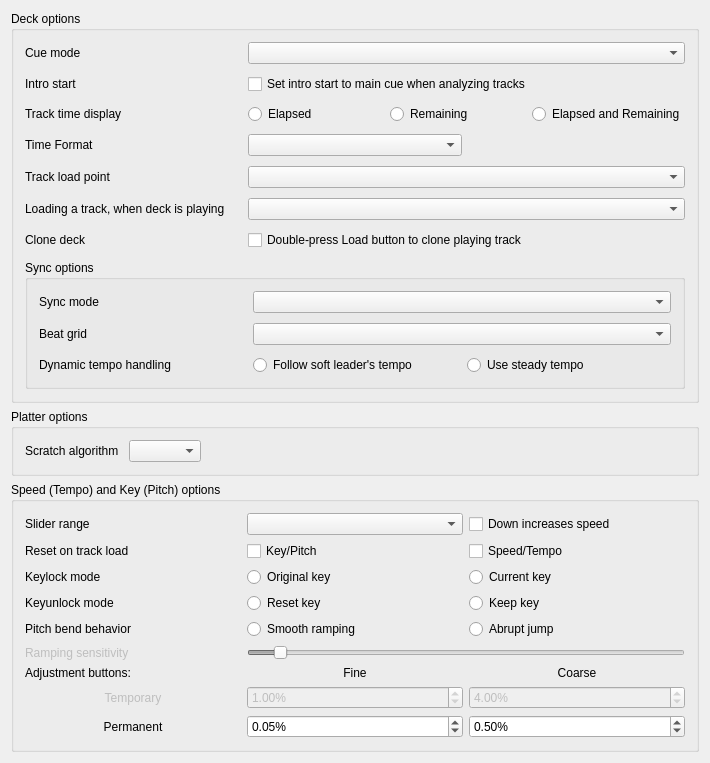
<?xml version="1.0" encoding="UTF-8"?>
<ui version="4.0">
 <class>DlgPrefDeckDlg</class>
 <widget class="QWidget" name="DlgPrefDeckDlg">
  <property name="geometry">
   <rect>
    <x>0</x>
    <y>0</y>
    <width>710</width>
    <height>723</height>
   </rect>
  </property>
  <property name="windowTitle">
   <string>Deck Preferences</string>
  </property>
  <layout class="QGridLayout" name="gridLayout_3">
   <item row="0" column="0">
    <widget class="QGroupBox" name="groupBoxDeckOptions">
     <property name="title">
      <string>Deck options</string>
     </property>
     <layout class="QGridLayout" name="GridLayout1">
      <property name="spacing">
       <number>10</number>
      </property>
      <item row="5" column="0">
       <widget class="QLabel" name="labelLoadWhenDeckPlaying">
        <property name="text">
         <string>Loading a track, when deck is playing</string>
        </property>
        <property name="buddy">
         <cstring>comboBoxLoadWhenDeckPlaying</cstring>
        </property>
       </widget>
      </item>
      <item row="0" column="0">
       <widget class="QLabel" name="labelCueMode">
        <property name="text">
         <string>Cue mode</string>
        </property>
        <property name="openExternalLinks">
         <bool>true</bool>
        </property>
        <property name="buddy">
         <cstring>ComboBoxCueMode</cstring>
        </property>
       </widget>
      </item>
      <item row="4" column="1" colspan="2">
       <widget class="QComboBox" name="comboBoxLoadPoint"/>
      </item>
      <item row="1" column="1" colspan="2">
       <widget class="QCheckBox" name="checkBoxIntroStartMove">
        <property name="toolTip">
         <string>When the analyzer places the intro start point automatically,
it will place it at the main cue point if the main cue point has been set previously.
This may be helpful for upgrading to Mixxx 2.3 from earlier versions.

If this option is disabled, the intro start point is automatically placed at the first sound.</string>
        </property>
        <property name="text">
         <string>Set intro start to main cue when analyzing tracks</string>
        </property>
       </widget>
      </item>
      <item row="1" column="0">
       <widget class="QLabel" name="labelIntroStartMove">
        <property name="text">
         <string>Intro start</string>
        </property>
        <property name="buddy">
         <cstring>ComboBoxCueMode</cstring>
        </property>
       </widget>
      </item>
      <item row="0" column="1" colspan="2">
       <widget class="QComboBox" name="ComboBoxCueMode">
        <property name="toolTip">
         <string>Mixxx mode:
- Cue button while pause at cue point = preview
- Cue button while pause not at cue point = set cue point
- Cue button while playing = pause at cue point
Mixxx mode (no blinking):
- Same as Mixxx mode but with no blinking indicators
Pioneer mode:
- Same as Mixxx mode with a flashing play button
Denon mode:
- Cue button at cue point = preview
- Cue button not at cue point = pause at cue point
- Play = set cue point
Numark mode:
- Same as Denon mode, but without a flashing play button
CUP mode:
- Cue button while pause at cue point = play after release
- Cue button while pause not at cue point = set cue point and play after release
- Cue button while playing = go to cue point and play after release
</string>
        </property>
       </widget>
      </item>
      <item row="6" column="0">
       <widget class="QLabel" name="labelCloneDeckOnLoadDoubleTap">
        <property name="text">
         <string>Clone deck</string>
        </property>
        <property name="buddy">
         <cstring>checkBoxCloneDeckOnLoadDoubleTap</cstring>
        </property>
       </widget>
      </item>
      <item row="3" column="0">
       <widget class="QLabel" name="labelTimeDisplay">
        <property name="text">
         <string>Time Format</string>
        </property>
       </widget>
      </item>
      <item row="3" column="1">
       <widget class="QComboBox" name="comboBoxTimeFormat"/>
      </item>
      <item row="4" column="0">
       <widget class="QLabel" name="labelLoadPoint">
        <property name="text">
         <string>Track load point</string>
        </property>
       </widget>
      </item>
      <item row="2" column="0">
       <widget class="QLabel" name="labelPositionDisplay">
        <property name="enabled">
         <bool>true</bool>
        </property>
        <property name="font">
         <font/>
        </property>
        <property name="text">
         <string>Track time display</string>
        </property>
        <property name="wordWrap">
         <bool>false</bool>
        </property>
        <property name="buddy">
         <cstring>radioButtonElapsed</cstring>
        </property>
       </widget>
      </item>
      <item row="5" column="1" colspan="2">
       <widget class="QComboBox" name="comboBoxLoadWhenDeckPlaying"/>
      </item>
      <item row="2" column="1" colspan="2">
       <layout class="QHBoxLayout" name="horizontalLayout">
        <item>
         <widget class="QRadioButton" name="radioButtonElapsed">
          <property name="text">
           <string>Elapsed</string>
          </property>
          <attribute name="buttonGroup">
           <string notr="true">buttonGroupTrackTime</string>
          </attribute>
         </widget>
        </item>
        <item>
         <widget class="QRadioButton" name="radioButtonRemaining">
          <property name="text">
           <string>Remaining</string>
          </property>
          <attribute name="buttonGroup">
           <string notr="true">buttonGroupTrackTime</string>
          </attribute>
         </widget>
        </item>
        <item>
         <widget class="QRadioButton" name="radioButtonElapsedAndRemaining">
          <property name="text">
           <string>Elapsed and Remaining</string>
          </property>
          <attribute name="buttonGroup">
           <string notr="true">buttonGroupTrackTime</string>
          </attribute>
         </widget>
        </item>
       </layout>
      </item>
      <item row="6" column="1" colspan="2">
       <widget class="QCheckBox" name="checkBoxCloneDeckOnLoadDoubleTap">
        <property name="toolTip">
         <string>Create a playing clone of the first playing deck by double-tapping a Load button on a controller or keyboard.
You can always drag-and-drop tracks on screen to clone a deck.</string>
        </property>
        <property name="text">
         <string>Double-press Load button to clone playing track</string>
        </property>
       </widget>
      </item>
      <item row="7" column="0" colspan="3">
       <widget class="QGroupBox" name="groupBoxSyncOptions">
        <property name="title">
         <string>Sync options</string>
        </property>
        <layout class="QGridLayout" name="gridLayoutSyncOptions">
         <property name="spacing">
          <number>10</number>
         </property>
         <item row="0" column="0">
          <widget class="QLabel" name="labelSyncType">
           <property name="text">
            <string>Sync mode</string>
           </property>
           <property name="buddy">
            <cstring>comboBoxSyncType</cstring>
           </property>
          </widget>
         </item>
         <item row="0" column="1" colspan="2">
          <widget class="QComboBox" name="comboBoxSyncType"/>
         </item>
         <item row="1" column="0">
          <widget class="QLabel" name="labelSyncGrid">
           <property name="text">
            <string>Beat grid</string>
           </property>
           <property name="buddy">
            <cstring>comboBoxSyncGrid</cstring>
           </property>
          </widget>
         </item>
         <item row="1" column="1" colspan="2">
          <widget class="QComboBox" name="comboBoxSyncGrid">
           <property name="toolTip">
            <string>With Grid Lock: the beat grid a synced track snaps to when it starts, relative to the master. Whole keeps the beats on top of each other.</string>
           </property>
          </widget>
         </item>
         <item row="2" column="0">
           <widget class="QLabel" name="labelSyncMode">
            <property name="text">
             <string>Dynamic tempo handling</string>
            </property>
            <property name="openExternalLinks">
             <bool>true</bool>
            </property>
           </widget>
         </item>
         <item row="2" column="1">
           <widget class="QRadioButton" name="radioButtonSoftLeader">
            <property name="toolTip">
             <string>Apply tempo changes from a soft-leading track (usually the leaving track in a transition) to the follower tracks. After the transition, the follower track will continue with the previous leader's very last tempo. Changes from explicit selected leaders are always applied.</string>
            </property>
            <property name="text">
             <string>Follow soft leader's tempo</string>
            </property>
            <attribute name="buttonGroup">
             <string notr="true">buttonGroupSyncMode</string>
            </attribute>
           </widget>
         </item>
         <item row="2" column="2">
           <widget class="QRadioButton" name="radioButtonLockBpm">
            <property name="toolTip">
             <string>The tempo of a previous soft leader track at the beginning of the transition is kept steady. After the transition, the follower track will maintain this original tempo. This technique serves as a workaround to avoid dynamic tempo changes, as seen during the outro of rubato-style tracks. For instance, it prevents the follower track from continuing with a slowed-down tempo of the soft leader. This corresponds to the behavior before Mixxx 2.4. Changes from explicit selected leaders are always applied.</string>
            </property>
            <property name="text">
             <string>Use steady tempo</string>
            </property>
            <attribute name="buttonGroup">
             <string notr="true">buttonGroupSyncMode</string>
            </attribute>
           </widget>
         </item>
        </layout>
       </widget>
      </item>
     </layout>
    </widget>
   </item>
   <item row="1" column="0">
    <widget class="QGroupBox" name="groupBoxPlatterOptions">
     <property name="title">
      <string>Platter options</string>
     </property>
     <layout class="QGridLayout" name="gridLayoutPlatterOptions">
      <property name="spacing">
       <number>10</number>
      </property>
      <item row="0" column="0">
       <widget class="QLabel" name="labelScratchAlgorithm">
        <property name="text">
         <string>Scratch algorithm</string>
        </property>
        <property name="buddy">
         <cstring>comboBoxScratchAlgorithm</cstring>
        </property>
       </widget>
      </item>
      <item row="0" column="1">
       <widget class="QComboBox" name="comboBoxScratchAlgorithm">
        <property name="toolTip">
         <string>How a deck renders the track when you scratch, and whenever key lock is off.</string>
        </property>
       </widget>
      </item>
      <item row="0" column="2">
       <spacer name="horizontalSpacerPlatter">
        <property name="orientation">
         <enum>Qt::Horizontal</enum>
        </property>
        <property name="sizeHint" stdset="0">
         <size>
          <width>40</width>
          <height>20</height>
         </size>
        </property>
       </spacer>
      </item>
     </layout>
    </widget>
   </item>
   <item row="2" column="0">
    <widget class="QGroupBox" name="groupBoxSpeedPitchOptions">
     <property name="title">
      <string>Speed (Tempo) and Key (Pitch) options</string>
     </property>
     <layout class="QGridLayout" name="gridLayout_7">
      <item row="0" column="0">
       <layout class="QGridLayout" name="GridLayoutSpeedOptions">
        <item row="11" column="2">
         <widget class="QDoubleSpinBox" name="spinBoxPermanentRateCoarse">
          <property name="toolTip">
           <string>Permanent rate change when left-clicking</string>
          </property>
          <property name="accelerated">
           <bool>true</bool>
          </property>
          <property name="suffix">
           <string>%</string>
          </property>
          <property name="decimals">
           <number>2</number>
          </property>
          <property name="minimum">
           <double>0.010000000000000</double>
          </property>
          <property name="maximum">
           <double>10.000000000000000</double>
          </property>
          <property name="singleStep">
           <double>0.010000000000000</double>
          </property>
          <property name="value">
           <double>0.500000000000000</double>
          </property>
         </widget>
        </item>
        <item row="11" column="1">
         <widget class="QDoubleSpinBox" name="spinBoxPermanentRateFine">
          <property name="toolTip">
           <string>Permanent rate change when right-clicking</string>
          </property>
          <property name="accelerated">
           <bool>true</bool>
          </property>
          <property name="suffix">
           <string>%</string>
          </property>
          <property name="decimals">
           <number>2</number>
          </property>
          <property name="minimum">
           <double>0.010000000000000</double>
          </property>
          <property name="maximum">
           <double>10.000000000000000</double>
          </property>
          <property name="singleStep">
           <double>0.010000000000000</double>
          </property>
          <property name="value">
           <double>0.050000000000000</double>
          </property>
         </widget>
        </item>
        <item row="1" column="0">
         <widget class="QLabel" name="labelSpeedPitchReset">
          <property name="text">
           <string>Reset on track load</string>
          </property>
          <property name="buddy">
           <cstring>checkBoxResetPitch</cstring>
          </property>
         </widget>
        </item>
        <item row="3" column="2">
         <widget class="QRadioButton" name="radioButtonCurrentKey">
          <property name="text">
           <string>Current key</string>
          </property>
          <attribute name="buttonGroup">
           <string notr="true">buttonGroupKeyLockMode</string>
          </attribute>
         </widget>
        </item>
        <item row="10" column="1">
         <widget class="QDoubleSpinBox" name="spinBoxTemporaryRateFine">
          <property name="enabled">
           <bool>false</bool>
          </property>
          <property name="toolTip">
           <string>Temporary rate change when right-clicking</string>
          </property>
          <property name="accelerated">
           <bool>true</bool>
          </property>
          <property name="suffix">
           <string>%</string>
          </property>
          <property name="decimals">
           <number>2</number>
          </property>
          <property name="minimum">
           <double>0.010000000000000</double>
          </property>
          <property name="maximum">
           <double>10.000000000000000</double>
          </property>
          <property name="singleStep">
           <double>0.010000000000000</double>
          </property>
          <property name="value">
           <double>1.000000000000000</double>
          </property>
         </widget>
        </item>
        <item row="11" column="0">
         <widget class="QLabel" name="labelSpeedPermanent">
          <property name="text">
           <string>Permanent</string>
          </property>
          <property name="alignment">
           <set>Qt::AlignCenter</set>
          </property>
         </widget>
        </item>
        <item row="7" column="1" colspan="2">
         <widget class="QSlider" name="SliderRateRampSensitivity">
          <property name="enabled">
           <bool>false</bool>
          </property>
          <property name="minimum">
           <number>100</number>
          </property>
          <property name="maximum">
           <number>2500</number>
          </property>
          <property name="singleStep">
           <number>50</number>
          </property>
          <property name="value">
           <number>250</number>
          </property>
          <property name="orientation">
           <enum>Qt::Horizontal</enum>
          </property>
         </widget>
        </item>
        <item row="10" column="0">
         <widget class="QLabel" name="labelSpeedTemporary">
          <property name="enabled">
           <bool>false</bool>
          </property>
          <property name="text">
           <string>Temporary</string>
          </property>
          <property name="alignment">
           <set>Qt::AlignCenter</set>
          </property>
         </widget>
        </item>
        <item row="3" column="0">
         <widget class="QLabel" name="labelKeylockMode">
          <property name="text">
           <string>Keylock mode</string>
          </property>
          <property name="buddy">
           <cstring>radioButtonOriginalKey</cstring>
          </property>
         </widget>
        </item>
        <item row="7" column="0">
         <widget class="QLabel" name="labelSpeedRampSensitivity">
          <property name="enabled">
           <bool>false</bool>
          </property>
          <property name="text">
           <string>Ramping sensitivity</string>
          </property>
          <property name="buddy">
           <cstring>SliderRateRampSensitivity</cstring>
          </property>
         </widget>
        </item>
        <item row="6" column="0">
         <widget class="QLabel" name="labelSpeedBendBehavior">
          <property name="text">
           <string>Pitch bend behavior</string>
          </property>
          <property name="buddy">
           <cstring>radioButtonRateRampModeStepping</cstring>
          </property>
         </widget>
        </item>
        <item row="3" column="1">
         <widget class="QRadioButton" name="radioButtonOriginalKey">
          <property name="text">
           <string>Original key</string>
          </property>
          <attribute name="buttonGroup">
           <string notr="true">buttonGroupKeyLockMode</string>
          </attribute>
         </widget>
        </item>
        <item row="10" column="2">
         <widget class="QDoubleSpinBox" name="spinBoxTemporaryRateCoarse">
          <property name="enabled">
           <bool>false</bool>
          </property>
          <property name="toolTip">
           <string>Temporary rate change when left-clicking</string>
          </property>
          <property name="accelerated">
           <bool>true</bool>
          </property>
          <property name="suffix">
           <string>%</string>
          </property>
          <property name="decimals">
           <number>2</number>
          </property>
          <property name="minimum">
           <double>0.010000000000000</double>
          </property>
          <property name="maximum">
           <double>10.000000000000000</double>
          </property>
          <property name="singleStep">
           <double>0.010000000000000</double>
          </property>
          <property name="value">
           <double>4.000000000000000</double>
          </property>
         </widget>
        </item>
        <item row="1" column="2">
         <widget class="QCheckBox" name="checkBoxResetSpeed">
          <property name="text">
           <string>Speed/Tempo</string>
          </property>
         </widget>
        </item>
        <item row="1" column="1">
         <widget class="QCheckBox" name="checkBoxResetPitch">
          <property name="text">
           <string>Key/Pitch</string>
          </property>
         </widget>
        </item>
        <item row="9" column="0">
         <widget class="QLabel" name="labelSpeedAdjustment">
          <property name="text">
           <string>Adjustment buttons:</string>
          </property>
         </widget>
        </item>
        <item row="9" column="2">
         <widget class="QLabel" name="labelSpeedCoarse">
          <property name="enabled">
           <bool>true</bool>
          </property>
          <property name="font">
           <font/>
          </property>
          <property name="toolTip">
           <string/>
          </property>
          <property name="text">
           <string>Coarse</string>
          </property>
          <property name="alignment">
           <set>Qt::AlignCenter</set>
          </property>
          <property name="wordWrap">
           <bool>false</bool>
          </property>
          <property name="buddy">
           <cstring>spinBoxPermanentRateCoarse</cstring>
          </property>
         </widget>
        </item>
        <item row="9" column="1">
         <widget class="QLabel" name="labelSpeedFine">
          <property name="enabled">
           <bool>true</bool>
          </property>
          <property name="font">
           <font/>
          </property>
          <property name="toolTip">
           <string/>
          </property>
          <property name="text">
           <string>Fine</string>
          </property>
          <property name="alignment">
           <set>Qt::AlignCenter</set>
          </property>
          <property name="wordWrap">
           <bool>false</bool>
          </property>
          <property name="buddy">
           <cstring>spinBoxPermanentRateFine</cstring>
          </property>
         </widget>
        </item>
        <item row="0" column="2">
         <widget class="QCheckBox" name="checkBoxInvertSpeedSlider">
          <property name="toolTip">
           <string>Make the speed sliders work like those on DJ turntables and CDJs where moving downward increases the speed</string>
          </property>
          <property name="text">
           <string>Down increases speed</string>
          </property>
         </widget>
        </item>
        <item row="0" column="0">
         <widget class="QLabel" name="labelSpeedSliderrange">
          <property name="enabled">
           <bool>true</bool>
          </property>
          <property name="font">
           <font/>
          </property>
          <property name="text">
           <string>Slider range</string>
          </property>
          <property name="wordWrap">
           <bool>false</bool>
          </property>
          <property name="buddy">
           <cstring>ComboBoxRateRange</cstring>
          </property>
         </widget>
        </item>
        <item row="0" column="1">
         <widget class="QComboBox" name="ComboBoxRateRange">
          <property name="font">
           <font/>
          </property>
          <property name="toolTip">
           <string>Adjusts the range of the speed (Vinyl &quot;Pitch&quot;) slider.</string>
          </property>
         </widget>
        </item>
        <item row="6" column="2">
         <widget class="QRadioButton" name="radioButtonRateRampModeStepping">
          <property name="text">
           <string>Abrupt jump</string>
          </property>
          <attribute name="buttonGroup">
           <string notr="true">buttonGroupSpeedBendBehavior</string>
          </attribute>
         </widget>
        </item>
        <item row="6" column="1">
         <widget class="QRadioButton" name="radioButtonRateRampModeLinear">
          <property name="toolTip">
           <string>Smoothly adjusts deck speed when temporary change buttons are held down</string>
          </property>
          <property name="text">
           <string>Smooth ramping</string>
          </property>
          <attribute name="buttonGroup">
           <string notr="true">buttonGroupSpeedBendBehavior</string>
          </attribute>
         </widget>
        </item>
        <item row="4" column="0">
         <widget class="QLabel" name="labelKeyunlockMode">
          <property name="text">
           <string>Keyunlock mode</string>
          </property>
         </widget>
        </item>
        <item row="4" column="1">
         <widget class="QRadioButton" name="radioButtonResetUnlockedKey">
          <property name="text">
           <string>Reset key</string>
          </property>
          <attribute name="buttonGroup">
           <string notr="true">buttonGroupKeyUnlockMode</string>
          </attribute>
         </widget>
        </item>
        <item row="4" column="2">
         <widget class="QRadioButton" name="radioButtonKeepUnlockedKey">
          <property name="text">
           <string>Keep key</string>
          </property>
          <attribute name="buttonGroup">
           <string notr="true">buttonGroupKeyUnlockMode</string>
          </attribute>
         </widget>
        </item>
        <item row="5" column="0">
         <spacer name="verticalSpacer1">
          <property name="orientation">
           <enum>Qt::Vertical</enum>
          </property>
          <property name="sizeHint" stdset="0">
           <size>
            <width>20</width>
            <height>15</height>
           </size>
          </property>
         </spacer>
        </item>
       </layout>
      </item>
     </layout>
    </widget>
   </item>
   <item row="3" column="0">
    <spacer name="verticalSpacer2">
     <property name="orientation">
      <enum>Qt::Vertical</enum>
     </property>
     <property name="sizeHint" stdset="0">
      <size>
       <width>20</width>
       <height>40</height>
      </size>
     </property>
    </spacer>
   </item>
  </layout>
 </widget>
 <layoutdefault spacing="6" margin="11"/>
 <tabstops>
  <tabstop>ComboBoxCueMode</tabstop>
  <tabstop>checkBoxIntroStartMove</tabstop>
  <tabstop>radioButtonElapsed</tabstop>
  <tabstop>radioButtonRemaining</tabstop>
  <tabstop>radioButtonElapsedAndRemaining</tabstop>
  <tabstop>comboBoxTimeFormat</tabstop>
  <tabstop>comboBoxLoadPoint</tabstop>
  <tabstop>comboBoxLoadWhenDeckPlaying</tabstop>
  <tabstop>checkBoxCloneDeckOnLoadDoubleTap</tabstop>
  <tabstop>comboBoxSyncType</tabstop>
  <tabstop>comboBoxSyncGrid</tabstop>
  <tabstop>comboBoxScratchAlgorithm</tabstop>
  <tabstop>ComboBoxRateRange</tabstop>
  <tabstop>checkBoxInvertSpeedSlider</tabstop>
  <tabstop>checkBoxResetPitch</tabstop>
  <tabstop>checkBoxResetSpeed</tabstop>
  <tabstop>radioButtonSoftLeader</tabstop>
  <tabstop>radioButtonOriginalKey</tabstop>
  <tabstop>radioButtonCurrentKey</tabstop>
  <tabstop>radioButtonResetUnlockedKey</tabstop>
  <tabstop>radioButtonKeepUnlockedKey</tabstop>
  <tabstop>radioButtonRateRampModeLinear</tabstop>
  <tabstop>radioButtonRateRampModeStepping</tabstop>
  <tabstop>SliderRateRampSensitivity</tabstop>
  <tabstop>spinBoxTemporaryRateFine</tabstop>
  <tabstop>spinBoxTemporaryRateCoarse</tabstop>
  <tabstop>spinBoxPermanentRateFine</tabstop>
  <tabstop>spinBoxPermanentRateCoarse</tabstop>
 </tabstops>
 <resources/>
 <buttongroups>
  <buttongroup name="buttonGroupTrackTime"/>
  <buttongroup name="buttonGroupKeyUnlockMode"/>
  <buttongroup name="buttonGroupKeyLockMode"/>
  <buttongroup name="buttonGroupSpeedBendBehavior"/>
  <buttongroup name="buttonGroupSyncMode"/>
 </buttongroups>
</ui>
